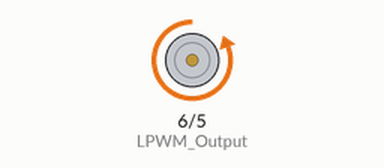
Simulated run of this sketch. Board: Arduino Uno, built with avr-gcc and run on an emulated ATmega328P. Shown: motor-driver pin pairs drawn as motors (green arrow = first pin HIGH = forward, orange = second pin HIGH = backward, longer = more drive).

Above: at 1.5 s.
At 4.5 s:
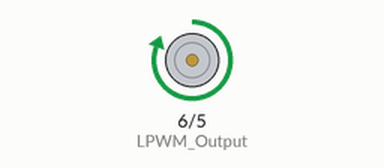
Timing chart, 0 to 7.8 s (numbered marks = the images above):
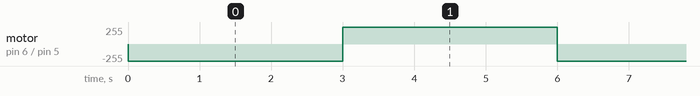

Measured:
- by itself, motor on pin 6 (LPWM_Output) / pin 5 (RPWM_Output): alternates forward 255/255 for 3.0 s and backward 255/255 for 3.0 s

The sketch:

motortest.ino
```cpp
//#include <RobojaxBTS7960.h>
//
//
//#define RPWM 3 // define pin 3 for RPWM pin (output)
//#define R_EN 4 // define pin 2 for R_EN pin (input)
//#define R_IS 5 // define pin 5 for R_IS pin (output)
//
//#define LPWM 6 // define pin 6 for LPWM pin (output)
//#define L_EN 7 // define pin 7 for L_EN pin (input)
//#define L_IS 8 // define pin 8 for L_IS pin (output)
//#define CW 1 //do not change
//#define CCW 0 //do not change
//#define debug 1 //change to 0 to hide serial monitor debugging information or set to 1 to view
//
//#include <RobojaxBTS7960.h>
//RobojaxBTS7960 motor(R_EN,RPWM,R_IS, L_EN,LPWM,L_IS,debug);
//
//void setup() {
//  // BTS7960 Motor Control Code by Robojax.com 20190622
//  Serial.begin(9600);// setup Serial Monitor to display information
//
//   motor.begin();
//   //watch video for details: https://youtu.be/PUL5DZ9TA2o
//
//    // BTS7960 Motor Control Code by Robojax.com 20190622
//}
//
//void loop() {
//   // BTS7960 Motor Control Code by Robojax.com 20190622
//      //watch video for details: https://youtu.be/PUL5DZ9TA2o
//    motor.rotate(100,CW);// run motor with 100% speed in CW direction
//    delay(5000);//run for 5 seconds
//    motor.stop();// stop the motor
//    delay(3000);// stop for 3 seconds
//    motor.rotate(100,CCW);// run motor at 100% speed in CCW direction
//    delay(5000);// run for 5 seconds
//    motor.stop();// stop the motor
//    delay(3000);  // stop for 3 seconds
// // slowly speed up the motor from 0 to 100% speed
//    for(int i=0; i<=100; i++){
//        motor.rotate(i,CCW);
//        delay(50);
//    }
//
//   // slow down the motor from 100% to 0 with
//    for(int i=100; i>0; i--){
//        motor.rotate(i,CCW);
//        delay(50);
//    }
//
//   //watch video for details: https://youtu.be/PUL5DZ9TA2o
//    motor.stop();// stop motor
//    delay(3000); // stop for 3 seconds
// // BTS7960 Motor Control Code by Robojax.com 20190622
//}// loop ends


int RPWM_Output = 5; // Arduino PWM output pin 5; connect to IBT-2 pin 1 (RPWM)
int LPWM_Output = 6; // Arduino PWM output pin 6; connect to IBT-2 pin 2 (LPWM)
void setup()
{
 pinMode(RPWM_Output, OUTPUT);
 pinMode(LPWM_Output, OUTPUT);
}
void loop(){


 analogWrite(LPWM_Output, 0);
 analogWrite(RPWM_Output, 255);
 delay(3000);
 analogWrite(LPWM_Output, 255);
 analogWrite(RPWM_Output, 0);
 delay(3000);
 }
```
